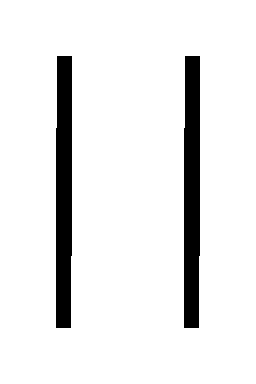

Rendered tile map (Tiled .tmx) drawn with the repository's tilesets; below, a short description and the full map source, tile grids included:
An orthogonal 2x3 tile map with 128x128 px tiles, 1 tile layer (Tile Layer 1).

<map version="1.5" tiledversion="1.7.2" orientation="orthogonal" renderorder="right-down" width="2" height="3" tilewidth="128" tileheight="128" infinite="0" nextlayerid="2" nextobjectid="1">
 <tileset firstgid="1" name="g1" tilewidth="128" tileheight="128" tilecount="15" columns="0">
  <grid orientation="orthogonal" width="1" height="1" />
  <tile id="0">
   <image width="128" height="128" source="../tileset/0.bmp" />
  </tile>
  <tile id="1">
   <image width="128" height="128" source="../tileset/1.bmp" />
  </tile>
  <tile id="2">
   <image width="128" height="128" source="../tileset/2.bmp" />
  </tile>
  <tile id="3">
   <image width="128" height="128" source="../tileset/3.bmp" />
  </tile>
  <tile id="4">
   <image width="128" height="128" source="../tileset/4.bmp" />
  </tile>
  <tile id="5">
   <image width="128" height="128" source="../tileset/5.bmp" />
  </tile>
  <tile id="6">
   <image width="128" height="128" source="../tileset/6.bmp" />
  </tile>
  <tile id="7">
   <image width="128" height="128" source="../tileset/7.bmp" />
  </tile>
  <tile id="8">
   <image width="128" height="128" source="../tileset/8.bmp" />
  </tile>
  <tile id="9">
   <image width="128" height="128" source="../tileset/9.bmp" />
  </tile>
  <tile id="10">
   <image width="128" height="128" source="../tileset/10.bmp" />
  </tile>
  <tile id="11">
   <image width="128" height="128" source="../tileset/11.bmp" />
  </tile>
  <tile id="12">
   <image width="128" height="128" source="../tileset/12.bmp" />
  </tile>
  <tile id="13">
   <image width="128" height="128" source="../tileset/13.bmp" />
  </tile>
  <tile id="14">
   <image width="128" height="128" source="../tileset/14.bmp" />
  </tile>
 </tileset>
 <layer id="1" name="Tile Layer 1" width="2" height="3">
  <data encoding="csv">
3,3,
5,5,
1,1
</data>
 </layer>
</map>
